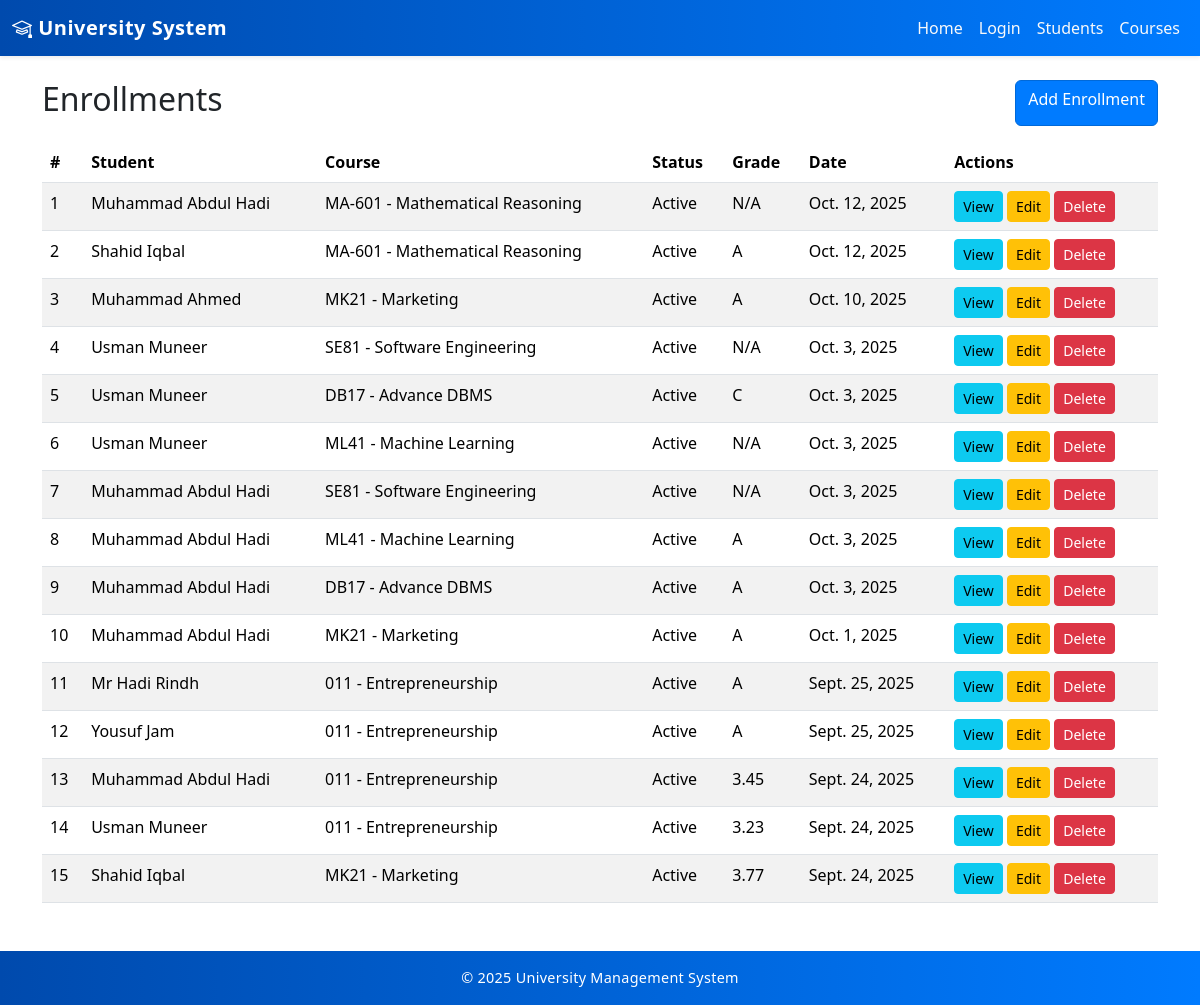
The app's page /enrollments/, older data.
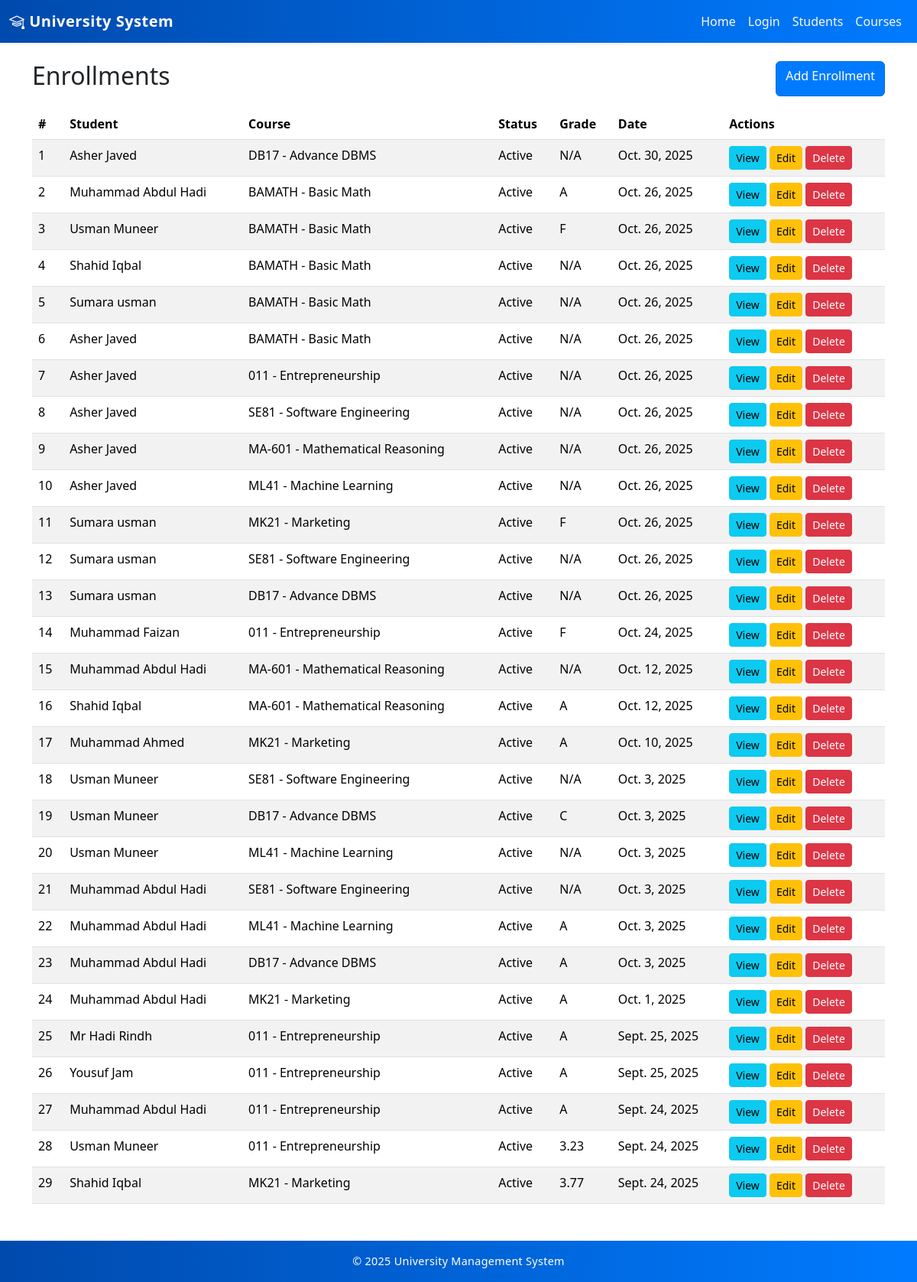
The same page, newer data.
### core/models.py (models this page shows, shortened)
class Enrollment(models.Model):
    STATUS_CHOICES = [
        ("active", "Active"),
        ("completed", "Completed"),
        ("dropped", "Dropped"),
    ]
    GRADE_CHOICES = [
        ("A", "A"),
        ("B", "B"),
        ("C", "C"),
        ("D", "D"),
        ("F", "F"),
        ("N/A", "Not Graded Yet"),
    ]
    student = models.ForeignKey(Student, on_delete=models.CASCADE, related_name="enrollments")
    course = models.ForeignKey(Course, on_delete=models.CASCADE, related_name="enrollments")
    enrollment_date = models.DateField(default=timezone.now)
    status = models.CharField(max_length=20, choices=STATUS_CHOICES, default="active")
    grade = models.CharField(max_length=5, choices=GRADE_CHOICES, default="N/A")
    class Meta:
        unique_together = ('student', 'course')  # prevent duplicate enrollment

class Student(models.Model):
    user = models.OneToOneField(
        settings.AUTH_USER_MODEL,
        null=True,
        blank=True,
        on_delete=models.SET_NULL,
        related_name='student_profile'
    )
    student_id = models.CharField(max_length=20, unique=True, blank=True, null=True)
    first_name = models.CharField(max_length=50)
    last_name  = models.CharField(max_length=50)
    email      = models.EmailField(unique=True)
    phone      = models.CharField(max_length=15, blank=True)
    date_of_birth = models.DateField(null=True, blank=True)
    address = models.TextField(blank=True)
    enrollment_date = models.DateField(default=timezone.now)
    department = models.ForeignKey(Department, on_delete=models.SET_NULL, null=True, related_name="students")
    profile_image = models.ImageField(upload_to='profiles/', null=True, blank=True)
    ACADEMIC_BACKGROUND_CHOICES = [
        ('FSc Pre-Medical', 'FSc Pre-Medical'),
        ('FSc Pre-Engineering', 'FSc Pre-Engineering'),
        ('ICS', 'ICS'),
        ('ICom', 'ICom'),
        ('FA', 'FA'),
        ('BA', 'BA'),
        ('BSc', 'BSc'),
        ('Other', 'Other'),
    ]
    academic_background = models.CharField(max_length=50, choices=ACADEMIC_BACKGROUND_CHOICES, null=True, blank=True)
    guardian_name = models.CharField(max_length=100, blank=True, null=True)
    guardian_contact = models.CharField(max_length=20, blank=True, null=True)
    semester = models.PositiveIntegerField(default=1)
    cgpa = models.DecimalField(max_digits=4, decimal_places=2, null=True, blank=True)

class Course(models.Model):
    name = models.CharField(max_length=100)
    code = models.CharField(max_length=20, unique=True)
    description = models.TextField(blank=True, null=True)
    credits = models.PositiveIntegerField()
    department = models.ForeignKey(Department, on_delete=models.CASCADE, related_name="courses")
    teacher = models.ForeignKey(Teacher, on_delete=models.SET_NULL, null=True, blank=True, related_name="courses")

### core/views.py (the view)
# urls.py: path('enrollments/', views.enrollments_list, name='enrollments_list'),
def enrollments_list(request):
    enrollments = Enrollment.objects.select_related(
        'student', 'course', 'course__teacher'
    ).order_by('-enrollment_date')
    return render(request, 'core/enrollments/list.html', {'enrollments': enrollments})

### templates/core/enrollments/list.html (shortened to what this page needs)
{% extends 'base.html' %}
{% block content %}
<div class="d-flex justify-content-between mb-3">
  <h2>Enrollments</h2>
  <a class="btn btn-primary" href="{% url 'enrollment_add' %}">Add Enrollment</a>
</div>
<table class="table table-striped">
  <thead><tr><th>#</th><th>Student</th><th>Course</th><th>Status</th><th>Grade</th><th>Date</th><th>Actions</th></tr></thead>
  <tbody>
    {% for e in enrollments %}
      <tr>
        <td>{{ forloop.counter }}</td>
        <td>{{ e.student.first_name }} {{ e.student.last_name }}</td>
        <td>{{ e.course.code }} - {{ e.course.name }}</td>
        <td>{{ e.get_status_display }}</td>
        <td>{{ e.grade }}</td>
        <td>{{ e.enrollment_date }}</td>
        <td>
          <a class="btn btn-sm btn-info" href="{% url 'enrollment_detail' e.pk %}">View</a>
          <a class="btn btn-sm btn-warning" href="{% url 'enrollment_edit' e.pk %}">Edit</a>
          <a class="btn btn-sm btn-danger" href="{% url 'enrollment_delete' e.pk %}">Delete</a>
        </td>
      </tr>
    {% empty %}
      <tr><td colspan="7" class="text-center">No enrollments yet.</td></tr>
    {% endfor %}
  </tbody>
</table>
{% endblock %}

Row changes from the older to the newer data that the page shows:
added Enrollment: student.first_name "Asher", student.last_name "Javed", course.code "DB17", course.name "Advance DBMS", status "Active", grade "N/A", enrollment_date "Oct. 30, 2025"
added Enrollment: student.first_name "Muhammad", student.last_name "Abdul Hadi", course.code "BAMATH", course.name "Basic Math", status "Active", grade "A", enrollment_date "Oct. 26, 2025"
added Enrollment: student.first_name "Usman", student.last_name "Muneer", course.code "BAMATH", course.name "Basic Math", status "Active", grade "F", enrollment_date "Oct. 26, 2025"
added Enrollment: student.first_name "Shahid", student.last_name "Iqbal", course.code "BAMATH", course.name "Basic Math", status "Active", grade "N/A", enrollment_date "Oct. 26, 2025"
added Enrollment: student.first_name "Sumara", student.last_name "usman", course.code "BAMATH", course.name "Basic Math", status "Active", grade "N/A", enrollment_date "Oct. 26, 2025"
added Enrollment: student.first_name "Asher", student.last_name "Javed", course.code "BAMATH", course.name "Basic Math", status "Active", grade "N/A", enrollment_date "Oct. 26, 2025"
added Enrollment: student.first_name "Asher", student.last_name "Javed", course.code "011", course.name "Entrepreneurship", status "Active", grade "N/A", enrollment_date "Oct. 26, 2025"
added Enrollment: student.first_name "Asher", student.last_name "Javed", course.code "SE81", course.name "Software Engineering", status "Active", grade "N/A", enrollment_date "Oct. 26, 2025"
added Enrollment: student.first_name "Asher", student.last_name "Javed", course.code "MA-601", course.name "Mathematical Reasoning", status "Active", grade "N/A", enrollment_date "Oct. 26, 2025"
added Enrollment: student.first_name "Asher", student.last_name "Javed", course.code "ML41", course.name "Machine Learning", status "Active", grade "N/A", enrollment_date "Oct. 26, 2025"
added Enrollment: student.first_name "Sumara", student.last_name "usman", course.code "MK21", course.name "Marketing", status "Active", grade "F", enrollment_date "Oct. 26, 2025"
added Enrollment: student.first_name "Sumara", student.last_name "usman", course.code "SE81", course.name "Software Engineering", status "Active", grade "N/A", enrollment_date "Oct. 26, 2025"
added Enrollment: student.first_name "Sumara", student.last_name "usman", course.code "DB17", course.name "Advance DBMS", status "Active", grade "N/A", enrollment_date "Oct. 26, 2025"
added Enrollment: student.first_name "Muhammad", student.last_name "Faizan", course.code "011", course.name "Entrepreneurship", status "Active", grade "F", enrollment_date "Oct. 24, 2025"
changed Enrollment (number 27 of 29 on the later page): grade "3.45" → "A"
